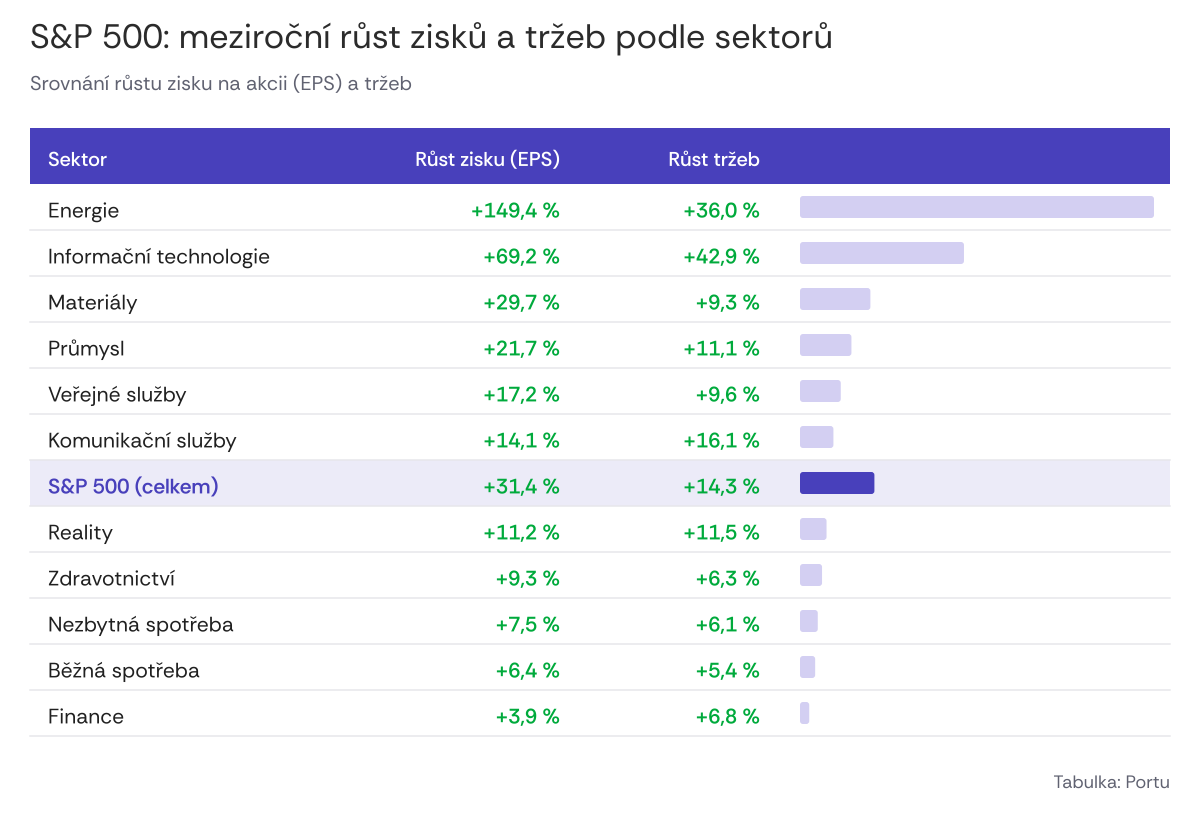

Recreate this plot in Python.
"""S&P 500 – meziroční růst zisků na akcii (EPS) a tržeb podle sektorů. Tabulka s pruhy v Portu vzhledu.

Data: převzato 1:1 z podkladové tabulky (řazeno podle růstu EPS, řádek S&P 500 celkem na svém místě v pořadí).
Vzhled: jako vystupy/grafy/2026-11-13-skandaly-ceo.png – fialová hlavička, zvýrazněný řádek, pruh podle růstu EPS.
Spouštěj z kořene repozitáře: python3 vystupy/grafy/2026-11-13-sp500-sektory-eps.py
"""
import csv
import sys

import matplotlib

matplotlib.use("Agg")
import matplotlib.pyplot as plt  # noqa: E402
from matplotlib import font_manager  # noqa: E402
from matplotlib.patches import FancyBboxPatch, Rectangle  # noqa: E402

sys.path.insert(0, "nastroje")
import portu_grafy as pg  # noqa: E402

ZAKLAD = "vystupy/grafy/2026-11-13-sp500-sektory-eps"
F = "nastroje/fonty/RethinkSans"
REGULAR = font_manager.FontProperties(fname=F + ".ttf")
MEDIUM = font_manager.FontProperties(fname=F + "-Medium.ttf")
SEMIBOLD = font_manager.FontProperties(fname=F + "-SemiBold.ttf")

TEXT = "#202020"
CARA = "#E7E7EB"
ZAPORNA = "#BE0000"
FIALOVA_SVETLA = "#ECEBF8"   # podklad zvýrazněného řádku
PRUH_SVETLY = "#D3CFF2"      # pruhy sektorů (světlý odstín fialové Portu)
W, DPI = 1200, 200
PT = DPI / 72

radky = list(csv.DictReader(open(ZAKLAD + ".csv", encoding="utf-8")))
eps = [float(r["rust_eps_pct"]) for r in radky]

RADEK = 46
Y_HL = 128
VYSKA_HL = 56
Y_PRVNI = Y_HL + VYSKA_HL
H = Y_PRVNI + len(radky) * RADEK + 84
fig = plt.figure(figsize=(W / DPI, H / DPI), dpi=DPI, facecolor="white")
ax = fig.add_axes([0, 0, 1, 1])
ax.set_xlim(0, W)
ax.set_ylim(H, 0)
ax.axis("off")


def text(x, y, s, px, barva, font, **kw):
    return ax.text(x, y, s, fontsize=px / PT, color=barva, fontproperties=font, **kw)


def zmena(v):
    return ("+" if v > 0 else "") + pg.cislo(v, 1, "%")


L, P = 30, 1170
X_SEKTOR, X_EPS, X_TRZBY = L + 18, 560, 760
X_PRUH, KONEC_PRUHU = 800, P - 16

text(L, 48, "S&P 500: meziroční růst zisků a tržeb podle sektorů", 34, pg.TEXT_TMAVY, REGULAR, va="baseline")
text(L, 90, "Srovnání růstu zisku na akcii (EPS) a tržeb", 20, pg.TEXT_SEDY, REGULAR, va="baseline")

ax.add_patch(Rectangle((L, Y_HL), P - L, VYSKA_HL, facecolor=pg.FIALOVA, edgecolor="none"))
stred_hl = Y_HL + VYSKA_HL / 2
for x, nazev, zarovnani in ((X_SEKTOR, "Sektor", "left"), (X_EPS, "Růst zisku (EPS)", "right"),
                            (X_TRZBY, "Růst tržeb", "right")):
    text(x, stred_hl, nazev, 20, "white", MEDIUM, ha=zarovnani, va="center_baseline")

y = Y_PRVNI
for r, v in zip(radky, eps):
    celkem = r["celkem"] == "1"
    if celkem:
        ax.add_patch(Rectangle((L, y), P - L, RADEK, facecolor=FIALOVA_SVETLA, edgecolor="none", zorder=0))
    ax.plot([L, P], [y + RADEK, y + RADEK], color=CARA, linewidth=1.5 / PT, zorder=1)
    stred = y + RADEK / 2
    text(X_SEKTOR, stred, r["sektor"], 21, pg.FIALOVA if celkem else TEXT, SEMIBOLD if celkem else REGULAR,
         va="center_baseline")
    for x, h in ((X_EPS, v), (X_TRZBY, float(r["rust_trzeb_pct"]))):
        text(x, stred, zmena(h), 21, ZAPORNA if h < 0 else pg.ZELENA, SEMIBOLD, ha="right", va="center_baseline")
    delka = max((KONEC_PRUHU - X_PRUH) * max(v, 0) / max(eps), 3)
    ax.add_patch(FancyBboxPatch((X_PRUH, stred - 11), delka, 22, boxstyle="round,pad=0,rounding_size=3",
                                facecolor=pg.FIALOVA if celkem else PRUH_SVETLY, edgecolor="none", zorder=2))
    y += RADEK

text(P, y + 52, "Tabulka: Portu", 18, pg.TEXT_SEDY, REGULAR, ha="right", va="baseline")
fig.savefig(ZAKLAD + ".png", dpi=DPI, facecolor="white")
